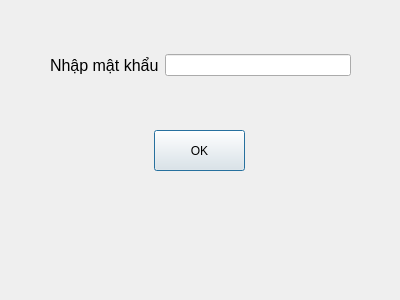
<?xml version="1.0" encoding="UTF-8"?>
<ui version="4.0">
 <class>Dialog_Admin</class>
 <widget class="QDialog" name="Dialog_Admin">
  <property name="geometry">
   <rect>
    <x>0</x>
    <y>0</y>
    <width>400</width>
    <height>300</height>
   </rect>
  </property>
  <property name="windowTitle">
   <string>Dialog</string>
  </property>
  <widget class="QPushButton" name="pushButton">
   <property name="geometry">
    <rect>
     <x>154</x>
     <y>130</y>
     <width>91</width>
     <height>41</height>
    </rect>
   </property>
   <property name="text">
    <string>OK</string>
   </property>
  </widget>
  <widget class="QLabel" name="label_Status">
   <property name="geometry">
    <rect>
     <x>10</x>
     <y>210</y>
     <width>371</width>
     <height>51</height>
    </rect>
   </property>
   <property name="text">
    <string/>
   </property>
  </widget>
  <widget class="QWidget" name="">
   <property name="geometry">
    <rect>
     <x>50</x>
     <y>30</y>
     <width>301</width>
     <height>71</height>
    </rect>
   </property>
   <layout class="QHBoxLayout" name="horizontalLayout">
    <item>
     <widget class="QLabel" name="label">
      <property name="font">
       <font>
        <pointsize>12</pointsize>
       </font>
      </property>
      <property name="text">
       <string>Nhập mật khẩu</string>
      </property>
     </widget>
    </item>
    <item>
     <widget class="QLineEdit" name="lineEdit"/>
    </item>
   </layout>
  </widget>
 </widget>
 <resources/>
 <connections/>
</ui>
